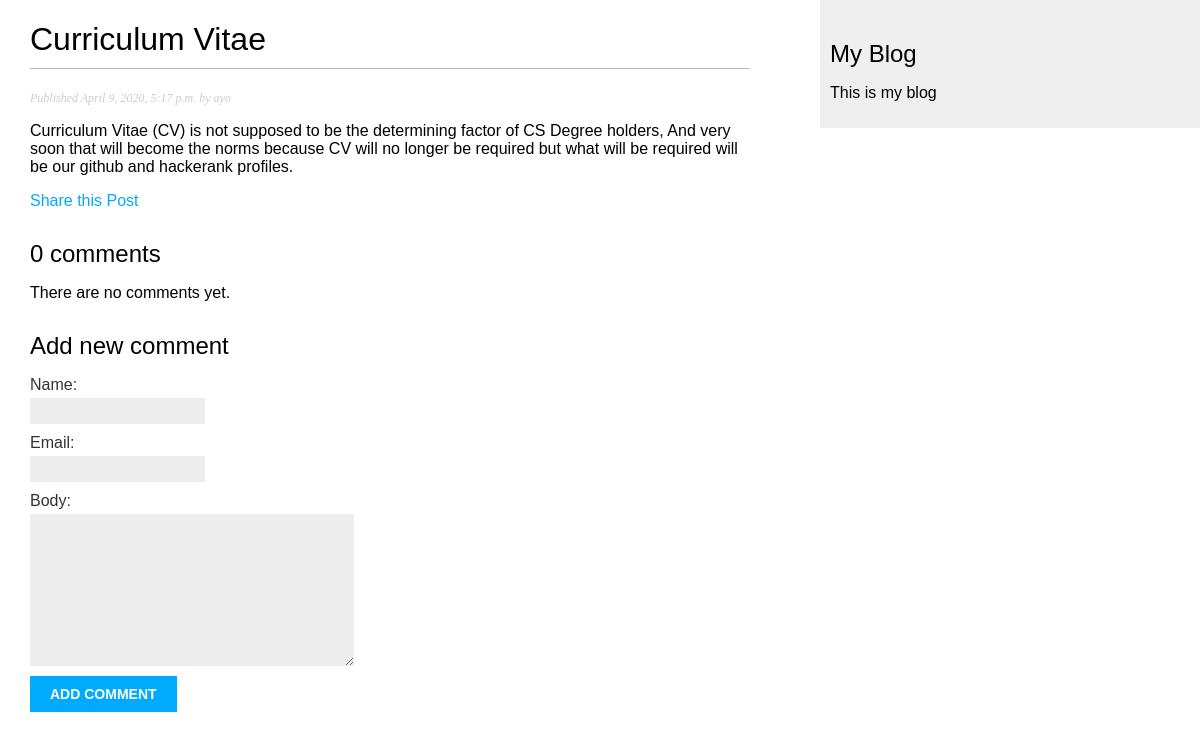
Before: /blog/2020/4/9/curriculum-vitae/ with the older database file.
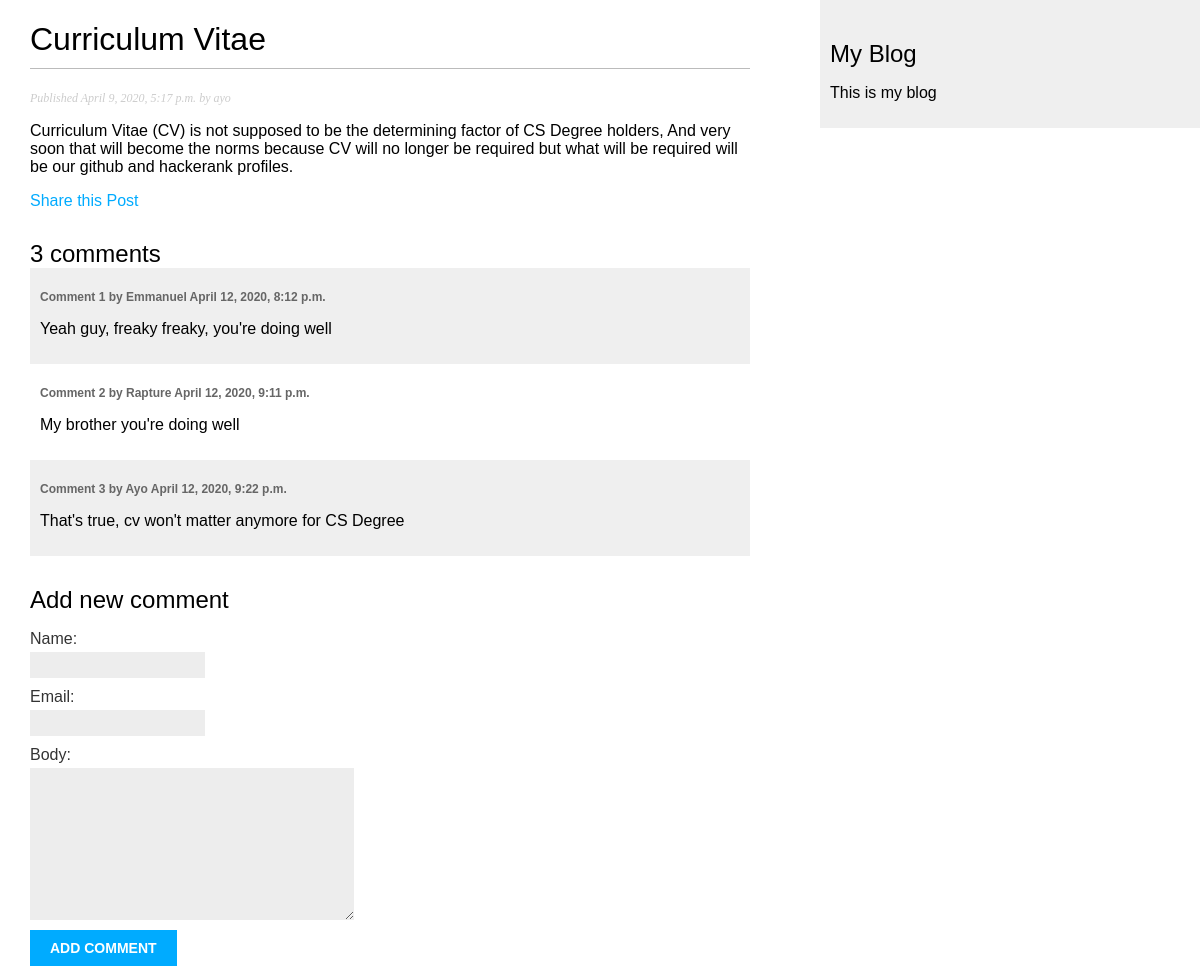
After: the same page with the newer database file.
### blog/models.py (models this page shows, shortened)
class Post(models.Model):
    STATUS_CHOICES = (
        ('draft', 'Draft'),
        ('published', 'Published'),
    )
    title = models.CharField(max_length=250)
    slug = models.SlugField(max_length=250,
                            unique_for_date='publish')
    author = models.ForeignKey(User,
                               on_delete=models.CASCADE,
                               related_name='blog_posts')
    body = models.TextField()
    publish = models.DateTimeField(default=timezone.now)
    created = models.DateTimeField(auto_now_add=True)
    updated = models.DateTimeField(auto_now=True)
    status = models.CharField(max_length=10,
                              choices=STATUS_CHOICES,
                              default='draft')
    class Meta:
        ordering = ('-publish',)
    objects = models.Manager()  # The default manager.
    published = PublishedManager()  # Our custom manager.

class Comment(models.Model):
    post = models.ForeignKey(Post,
                             on_delete=models.CASCADE,
                             related_name='comments')
    name = models.CharField(max_length=80)
    email = models.EmailField()
    body = models.TextField()
    created = models.DateTimeField(auto_now_add=True)
    updated = models.DateTimeField(auto_now=True)
    active = models.BooleanField(default=True)
    class Meta:
        ordering = ('created',)

### blog/views.py (the view)
def post_detail(request, year, month, day, post):
    post = get_object_or_404(Post, slug=post,
                             status='published',
                             publish__year=year,
                             publish__month=month,
                             publish__day=day)
    comments = post.comments.filter(active=True)
    new_comment = None
    if request.method == 'POST':
        comment_form = CommentForm(data=request.POST)
        if comment_form.is_valid():
            new_comment = comment_form.save(commit=False)
            new_comment.post = post
            new_comment.save()
    else:
        comment_form = CommentForm()
    return render(request,
                  'blog/post/detail.html',
                  {'post': post,
                   'comments': comments,
                   'new_comment': new_comment,
                   'comment_form': comment_form})

### blog/forms.py
class CommentForm(forms.ModelForm):
    class Meta:
        model = Comment
        fields = ('name', 'email', 'body')

### blog/templates/blog/post/detail.html (shortened to what this page needs)
{% extends "blog/base.html" %}
{% block content %}
    <h1>{{ post.title }}</h1>
    <p class="date">Published {{ post.publish }} by {{ post.author }}</p>
    {{ post.body|linebreaks }}
    <a href="{% url "blog:post_share" post.id %}">
        Share this Post
    </a>
    {% with comments.count as total_comments %}
        <h2>
            {{ total_comments }} comment{{ total_comments|pluralize }}
        </h2>
    {% endwith %}
    {% for comment in comments %}
        <div class="comment">
            <p class="info">
                Comment {{ forloop.counter }} by {{ comment.name }}
                {{ comment.created }}
            </p>
                {{ comment.body|linebreaks }}
        </div>
    {% empty %}
        <p>There are no comments yet.</p>
    {% endfor %}
    {% if new_comment %}
        <h2>Your comment has been added.</h2>
    {% else %}
        <h2>Add new comment</h2>
        <form method="post">
            {{ comment_form.as_p }}
            <p><input type="submit" value="Add Comment"></p>
        </form>
    {% endif %}
{% endblock %}

### blog/templates/blog/base.html (shortened to what this page needs)
{% load static %}
<!DOCTYPE html>
<html>
<head>
    <link href="{% static "css/blog.css" %}" rel="stylesheet">
</head>
<body>
    <div id="content">
        {% block content %}
        {% endblock %}
    </div>
    <div id="sidebar">
        <h2>My Blog</h2>
        <p>This is my blog</p>
    </div>
</body>
</html>

### blog/static/css/blog.css (style rules this page uses)
body { margin:0; padding:0; font-family:helvetica, sans-serif; }
a { color:#00abff; text-decoration:none; }
h1 { font-weight:normal; border-bottom:1px solid #bbb; padding:0 0 10px 0; }
h2 { font-weight:normal; margin:30px 0 0; }
#content { float:left; width:60%; padding:0 0 0 30px; }
#sidebar { float:right; width:30%; padding:10px; background:#efefef; height:100%; }
p.date { color:#ccc; font-family: georgia, serif; font-size: 12px; font-style: italic; }
label { float:left; clear:both; color:#333; margin-bottom:4px; }
input, textarea { clear:both; float:left; margin:0 0 10px; background:#ededed; border:0; padding:6px 10px; font-size:12px; }
input[type=submit] { font-weight:bold; background:#00abff; color:#fff; padding:10px 20px; font-size:14px; text-transform:uppercase; }
.comment { padding:10px; }
.comment:nth-child(even) { background:#efefef; }
.comment .info { font-weight:bold; font-size:12px; color:#666; }

Changed rows visible on the page:
added Comment: name "Emmanuel", created "April 12, 2020, 8:12 p.m.", body "Yeah guy, freaky freaky, you're doing well"
added Comment: name "Rapture", created "April 12, 2020, 9:11 p.m.", body "My brother you're doing well"
added Comment: name "Ayo", created "April 12, 2020, 9:22 p.m.", body "That's true, cv won't matter anymore for CS Degree"
Other visible differences:
{{ total_comments }}: "0" → "3"
text no longer shown: "There are no comments yet."
